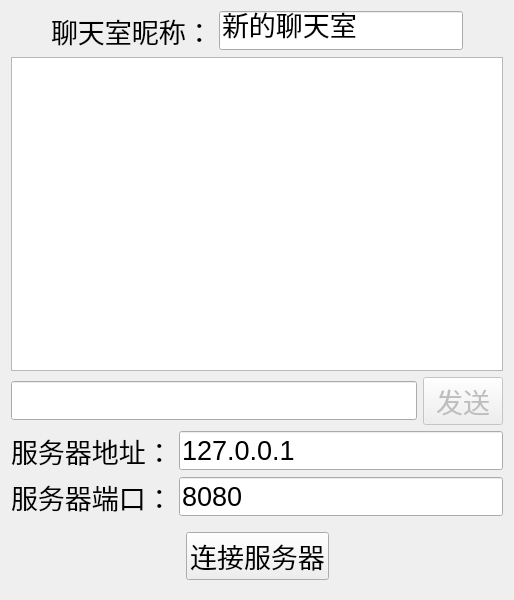
<?xml version="1.0" encoding="UTF-8"?>
<ui version="4.0">
 <class>ClientDialog</class>
 <widget class="QDialog" name="ClientDialog">
  <property name="geometry">
   <rect>
    <x>0</x>
    <y>0</y>
    <width>514</width>
    <height>600</height>
   </rect>
  </property>
  <property name="windowTitle">
   <string>聊天室客户端</string>
  </property>
  <layout class="QVBoxLayout" name="verticalLayout">
   <item>
    <layout class="QHBoxLayout" name="horizontalLayout_2">
     <item>
      <spacer name="horizontalSpacer_3">
       <property name="orientation">
        <enum>Qt::Horizontal</enum>
       </property>
       <property name="sizeHint" stdset="0">
        <size>
         <width>40</width>
         <height>20</height>
        </size>
       </property>
      </spacer>
     </item>
     <item>
      <widget class="QLabel" name="label_3">
       <property name="font">
        <font>
         <pointsize>20</pointsize>
        </font>
       </property>
       <property name="text">
        <string>聊天室昵称：</string>
       </property>
      </widget>
     </item>
     <item>
      <widget class="QLineEdit" name="nameEdit">
       <property name="font">
        <font>
         <pointsize>20</pointsize>
        </font>
       </property>
       <property name="text">
        <string>新的聊天室</string>
       </property>
      </widget>
     </item>
     <item>
      <spacer name="horizontalSpacer_4">
       <property name="orientation">
        <enum>Qt::Horizontal</enum>
       </property>
       <property name="sizeHint" stdset="0">
        <size>
         <width>40</width>
         <height>20</height>
        </size>
       </property>
      </spacer>
     </item>
    </layout>
   </item>
   <item>
    <widget class="QListWidget" name="listWidget">
     <property name="font">
      <font>
       <pointsize>20</pointsize>
      </font>
     </property>
    </widget>
   </item>
   <item>
    <layout class="QHBoxLayout" name="horizontalLayout">
     <item>
      <widget class="QLineEdit" name="msgEdit">
       <property name="font">
        <font>
         <pointsize>20</pointsize>
        </font>
       </property>
      </widget>
     </item>
     <item>
      <widget class="QPushButton" name="sendBtn">
       <property name="enabled">
        <bool>false</bool>
       </property>
       <property name="font">
        <font>
         <pointsize>20</pointsize>
        </font>
       </property>
       <property name="text">
        <string>发送</string>
       </property>
      </widget>
     </item>
    </layout>
   </item>
   <item>
    <layout class="QGridLayout" name="gridLayout">
     <item row="1" column="0">
      <widget class="QLabel" name="label_2">
       <property name="font">
        <font>
         <pointsize>20</pointsize>
        </font>
       </property>
       <property name="text">
        <string>服务器端口：</string>
       </property>
      </widget>
     </item>
     <item row="0" column="0">
      <widget class="QLabel" name="label">
       <property name="font">
        <font>
         <pointsize>20</pointsize>
        </font>
       </property>
       <property name="text">
        <string>服务器地址：</string>
       </property>
      </widget>
     </item>
     <item row="1" column="1">
      <widget class="QLineEdit" name="portEdit">
       <property name="font">
        <font>
         <pointsize>20</pointsize>
        </font>
       </property>
       <property name="text">
        <string>8080</string>
       </property>
      </widget>
     </item>
     <item row="0" column="1">
      <widget class="QLineEdit" name="addressEdit">
       <property name="font">
        <font>
         <pointsize>20</pointsize>
        </font>
       </property>
       <property name="text">
        <string>127.0.0.1</string>
       </property>
      </widget>
     </item>
    </layout>
   </item>
   <item>
    <widget class="QWidget" name="widget" native="true">
     <layout class="QHBoxLayout" name="horizontalLayout_3">
      <item>
       <spacer name="horizontalSpacer">
        <property name="orientation">
         <enum>Qt::Horizontal</enum>
        </property>
        <property name="sizeHint" stdset="0">
         <size>
          <width>40</width>
          <height>20</height>
         </size>
        </property>
       </spacer>
      </item>
      <item>
       <widget class="QPushButton" name="connectBtn">
        <property name="font">
         <font>
          <pointsize>20</pointsize>
         </font>
        </property>
        <property name="text">
         <string>连接服务器</string>
        </property>
       </widget>
      </item>
      <item>
       <spacer name="horizontalSpacer_2">
        <property name="orientation">
         <enum>Qt::Horizontal</enum>
        </property>
        <property name="sizeHint" stdset="0">
         <size>
          <width>40</width>
          <height>20</height>
         </size>
        </property>
       </spacer>
      </item>
     </layout>
    </widget>
   </item>
  </layout>
 </widget>
 <resources/>
 <connections/>
</ui>
